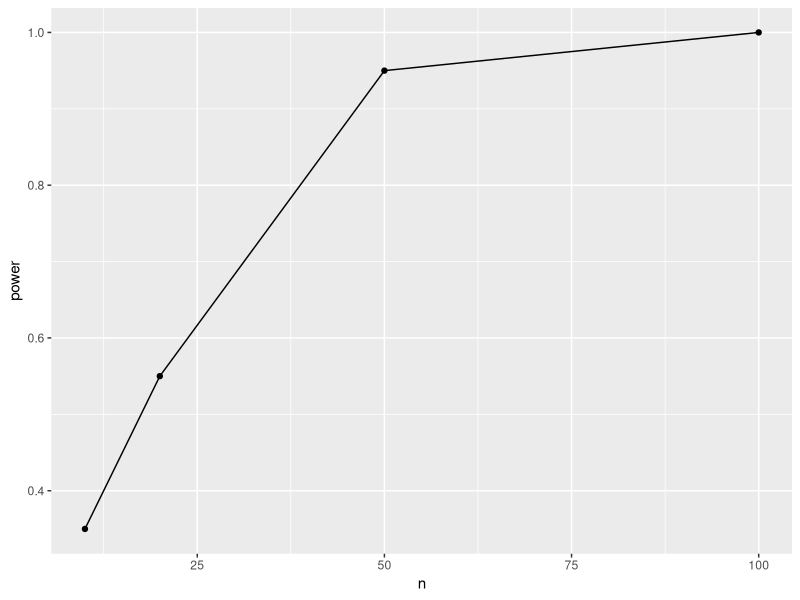

Here is the R script that generated this plot:
library(ggplot2)
library(dplyr)

# Model Space

# y = beta * x + eps
# eps ~ N(0, sigma2)

generate_data <- function(n, beta, sigma) {
  x <- rnorm(n, 0, 1)
  y <- beta * x + rnorm(n, 0, sigma)
  dat <- data.frame(x = x, y = y)
  return(dat)
}

# reps: number of simulations to run at each setting

power_analysis <- function(reps, n, beta, sigma) {
  test_results <- rep(NA, reps)
  
  for (rep in 1:reps) {
    dat <- generate_data(n, beta, sigma)
    fit <- lm(y ~ x, data = dat)
    P_val <- summary(fit)$coefficients[2,4]
    test_results[rep] <- (P_val < 0.05)
  }
  
  pow <- mean(test_results)
  return(pow)
}

dat_sim <- data.frame(power = NA, n = c(10, 20, 50, 100), beta = -0.5, sigma = 1)

for (i in 1:nrow(dat_sim)) {
  dat_sim$power[i] <- power_analysis(20, dat_sim$n[i], dat_sim$beta[i], dat_sim$sigma[i])
}
dat_sim

ggplot(dat_sim) + 
  geom_line(aes(x = n, y = power)) + 
  geom_point(aes(x = n, y = power))

#####


